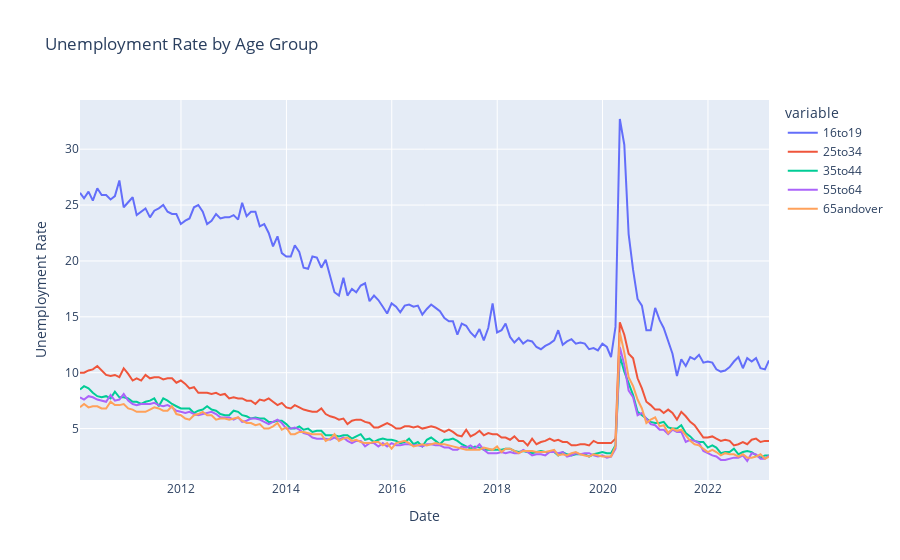

Here is the notebook cell this chart was saved with:
### Code cell
import requests
import pandas as pd
import plotly.express as px
import json

# Set the API endpoint and API key
data_url = 'https://api.bls.gov/publicAPI/v2/timeseries/data/'
api_key = '1315085c23bf46318cdba4ea8abfbfaf'

# Define the series IDs for each demographic group
series_ids = {
    '16to19': 'LNS14000012',
    '20to24': 'LNS14000087',
    '25to34': 'LNS14000089',
    '35to44': 'LNS14000091',
    '45to54': 'LNS14000092',
    '55to64': 'LNS14000093',
    '65andover': 'LNS14024230'
}
16-19
# Define the data to request
data = json.dumps({
    "seriesid": list(series_ids.values()),
    "startyear": "2010",
    "endyear": "2023",
    "catalog": True,
    "registrationKey": api_key
})

# Set request headers
headers = {'Content-type': 'application/json'}

# Make the API request
response = requests.post(data_url, headers=headers, data=data)
json_data = json.loads(response.text)

# Extract the results for each demographic group
results = {}
for group, series_id in series_ids.items():
    series_data = next(item for item in json_data['Results']['series'] if item['seriesID'] == series_id)
    data_points = [(f"{d['year']}-{d['period'][1:]}-01", float(d['value'])) for d in series_data['data']]
    results[group] = pd.DataFrame(data_points, columns=['date', group])
    results[group].set_index('date', inplace=True)

# Combine the data for all demographic groups
df = pd.concat(list(results.values()), axis=1)

# Resample the data to monthly frequency
df.index = pd.to_datetime(df.index)
df = df.resample('M').mean()

# Plot the data
fig = px.line(df, x=df.index, y=df.columns, title='Unemployment Rate by Age Group')
fig.update_layout(xaxis_title='Date', yaxis_title='Unemployment Rate')
fig.show()

### Figure 1 — Plotly figure (JSON) as saved in the notebook; plotly's stock layout.template omitted (floating-point values rounded to 4 significant figures; data arrays with more than 128 entries replaced by an {"elided": "..."} marker saying what was removed)
{"data": [{"hovertemplate": "variable=16to19<br>date=%{x}<br>value=%{y}<extra></extra>", "legendgroup": "16to19", "line": {"color": "#636efa", "dash": "solid"}, "marker": {"symbol": "circle"}, "mode": "lines", "name": "16to19", "orientation": "v", "showlegend": true, "type": "scatter", "x": {"elided": "158 str values"}, "xaxis": "x", "y": {"elided": "158 float values"}, "yaxis": "y"}, {"hovertemplate": "variable=25to34<br>date=%{x}<br>value=%{y}<extra></extra>", "legendgroup": "25to34", "line": {"color": "#EF553B", "dash": "solid"}, "marker": {"symbol": "circle"}, "mode": "lines", "name": "25to34", "orientation": "v", "showlegend": true, "type": "scatter", "x": {"elided": "158 str values"}, "xaxis": "x", "y": {"elided": "158 float values"}, "yaxis": "y"}, {"hovertemplate": "variable=35to44<br>date=%{x}<br>value=%{y}<extra></extra>", "legendgroup": "35to44", "line": {"color": "#00cc96", "dash": "solid"}, "marker": {"symbol": "circle"}, "mode": "lines", "name": "35to44", "orientation": "v", "showlegend": true, "type": "scatter", "x": {"elided": "158 str values"}, "xaxis": "x", "y": {"elided": "158 float values"}, "yaxis": "y"}, {"hovertemplate": "variable=55to64<br>date=%{x}<br>value=%{y}<extra></extra>", "legendgroup": "55to64", "line": {"color": "#ab63fa", "dash": "solid"}, "marker": {"symbol": "circle"}, "mode": "lines", "name": "55to64", "orientation": "v", "showlegend": true, "type": "scatter", "x": {"elided": "158 str values"}, "xaxis": "x", "y": {"elided": "158 float values"}, "yaxis": "y"}, {"hovertemplate": "variable=65andover<br>date=%{x}<br>value=%{y}<extra></extra>", "legendgroup": "65andover", "line": {"color": "#FFA15A", "dash": "solid"}, "marker": {"symbol": "circle"}, "mode": "lines", "name": "65andover", "orientation": "v", "showlegend": true, "type": "scatter", "x": {"elided": "158 str values"}, "xaxis": "x", "y": {"elided": "158 float values"}, "yaxis": "y"}], "layout": {"legend": {"title": {"text": "variable"}, "tracegroupgap": 0}, "title": {"text": "Unemployment Rate by Age Group"}, "xaxis": {"anchor": "y", "domain": [0, 1], "title": {"text": "Date"}}, "yaxis": {"anchor": "x", "domain": [0, 1], "title": {"text": "Unemployment Rate"}}}}
